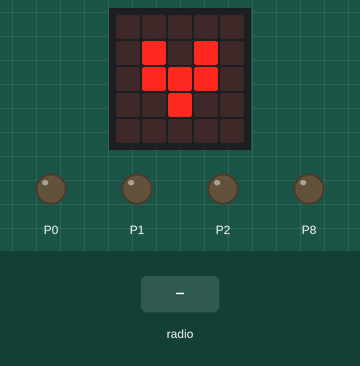
Simulated run of this program. Board: BBC micro:bit (MakeCode). Shown: the board's 5×5 LED display, output pins drawn as LEDs (lit = HIGH). Inputs (shaded band) come from the test bench.

Above: at 1.8 s.
1.9 s: radio message "avanzar" arrives
At 2.12 s:
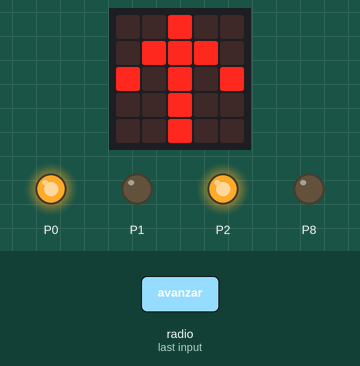
4.0 s: radio message "reversa" arrives
At 4.21 s:
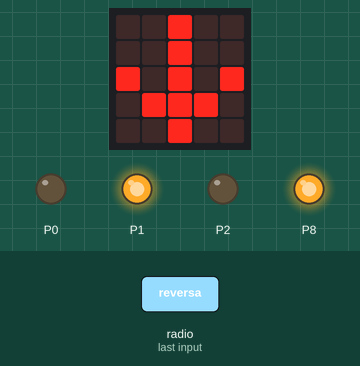
6.1 s: radio message "izquierda" arrives
At 6.31 s:
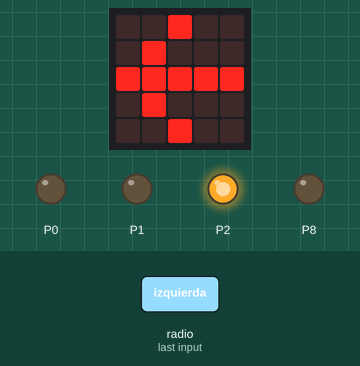
8.2 s: radio message "derecha" arrives
At 8.41 s:
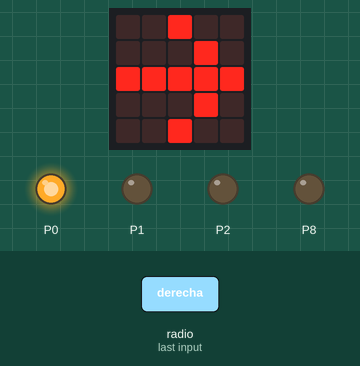
Timing chart, 0 to 11.2 s (numbered marks = the images above; inputs shaded):
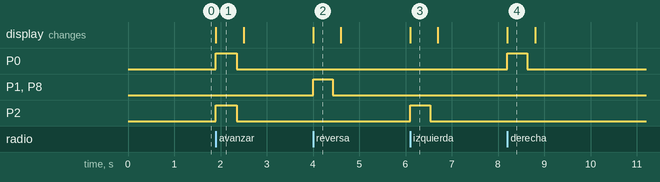

Measured:
- after the input at 1.9 s, P0, P2: LOW → HIGH at once, → LOW 0.45 s later; the display: changes at once (image 1)
- after the input at 4.0 s, P1, P8: LOW → HIGH at once, → LOW 0.43 s later; the display: changes at once (image 2)
- after the input at 6.1 s, P2: LOW → HIGH at once, → LOW 0.43 s later; the display: changes at once (image 3)
- after the input at 8.2 s, P0: LOW → HIGH at once, → LOW 0.43 s later; the display: changes at once (image 4)
- what the display in image 1 shows lasts 0.6 s, from 1.9 s to 2.5 s

The program:

main.ts
```typescript
function detener () {
    mover(0, 0, 0, 0)
}
function reversa () {
    mover(0, 1, 0, 1)
}
// solo gira el motor 1
function derecha () {
    mover(1, 0, 0, 0)
}
function aplicar (orden: string) {
    if (orden == ordenActual) {
        return
    }
    ordenActual = orden
    if (orden == "avanzar") {
        avanzar()
        basic.showArrow(ArrowNames.North)
    } else if (orden == "reversa") {
        reversa()
        basic.showArrow(ArrowNames.South)
    } else if (orden == "izquierda") {
        izquierda()
        basic.showArrow(ArrowNames.West)
    } else if (orden == "derecha") {
        derecha()
        basic.showArrow(ArrowNames.East)
    } else {
        detener()
        basic.showIcon(IconNames.SmallHeart)
    }
}
radio.onReceivedString(function (recibido) {
    ultimaRecepcion = input.runningTime()
    // También entiende las letras del control de joystick original (A,B,C,D,0,I)
    if (recibido == "avanzar" || recibido == "A") {
        aplicar("avanzar")
    } else if (recibido == "reversa" || recibido == "B") {
        aplicar("reversa")
    } else if (recibido == "izquierda" || recibido == "C") {
        aplicar("izquierda")
    } else if (recibido == "derecha" || recibido == "D") {
        aplicar("derecha")
    } else {
        // "alto", "0", "I" o cualquier otra cosa
        aplicar("alto")
    }
})
function avanzar () {
    mover(1, 0, 1, 0)
}
// Pone cada pin del puente H. Primero apaga y luego enciende,
// para que nunca queden las dos entradas de un motor en 1 a la vez al invertir.
function mover (m1a: number, m1b: number, m2a: number, m2b: number) {
    if (m1a == 0) {
        pins.digitalWritePin(DigitalPin.P0, 0)
    }
    if (m1b == 0) {
        pins.digitalWritePin(DigitalPin.P1, 0)
    }
    if (m2a == 0) {
        pins.digitalWritePin(DigitalPin.P2, 0)
    }
    if (m2b == 0) {
        pins.digitalWritePin(DigitalPin.P8, 0)
    }
    if (m1a == 1) {
        pins.digitalWritePin(DigitalPin.P0, 1)
    }
    if (m1b == 1) {
        pins.digitalWritePin(DigitalPin.P1, 1)
    }
    if (m2a == 1) {
        pins.digitalWritePin(DigitalPin.P2, 1)
    }
    if (m2b == 1) {
        pins.digitalWritePin(DigitalPin.P8, 1)
    }
}
// solo gira el motor 2
function izquierda () {
    mover(0, 0, 1, 0)
}
let ultimaRecepcion = 0
let ordenActual = ""
// ============================================================
// CARRO  -  micro:bit pegada al carro (recibe órdenes por radio)
// Motores: motor 1 = P0/P1, motor 2 = P2/P8 (igual que tu programa)
// ============================================================
// debe ser el mismo número en el control
let GRUPO = 60
// ms sin recibir nada -> el carro se detiene
let TIEMPO_SIN_SENAL = 400
ordenActual = "alto"
radio.setGroup(GRUPO)
detener()
basic.showIcon(IconNames.SmallHeart)
// Seguridad: si se pierde la señal del control, el carro se detiene solo.
basic.forever(function () {
    if (input.runningTime() - ultimaRecepcion > TIEMPO_SIN_SENAL) {
        aplicar("alto")
    }
    basic.pause(50)
})
```

test.ts
```typescript
// aquí va el archivo "tests"; esto no se compilará cuando este paquete se utilice como una extensión.
```
